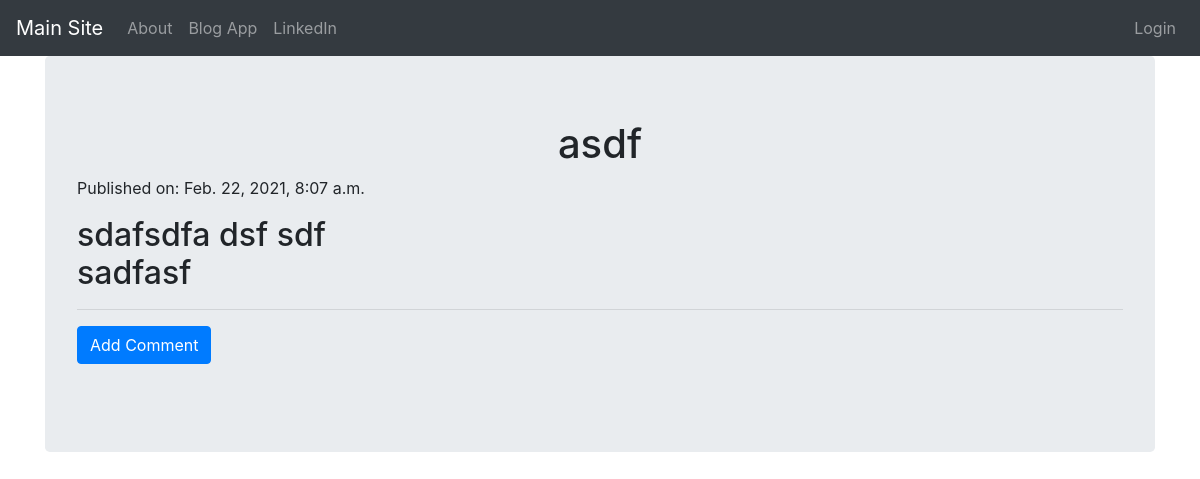
/post/10, run on the app's committed database.
### blog/models.py (models this page shows, shortened)
class Post(models.Model):
    author = models.ForeignKey('auth.User', on_delete=models.CASCADE)#Try other options for cascade
    title = models.CharField(max_length=200)
    text = models.TextField()
    creation_date = models.DateTimeField(default=timezone.now)
    publishion_date = models.DateTimeField(blank=True, null=True)#Its not necessary to publish post it
    def publish(self):
        self.publishion_date = timezone.now()
        self.save()

### blog/views.py (the view)
# urls.py: path('post/<int:pk>', views.PostDetailView.as_view(), name='post_detail'),
class PostDetailView(DetailView):
    model = Post

### blog/templates/blog/post_detail.html (shortened to what this page needs)
{% extends 'blog/base.html' %}
{% block content %}
  <h1 class="posttitle" align="center">{{post.title}}</h1>
  {% if post.publishion_date %}
    <div class="date postdate">
      <p>Published on: {{post.publishion_date}}</p>
    </div>
  {% else %}
    <a class="btn btn-default" href="{% url 'post_publish' pk=post.pk %}">Publish</a>
  {% endif %}
  <p class="postcontent">{{ post.text|safe|linebreaks }}</p>
  <hr>
  <a class="btn btn-primary" href="{% url 'add_comment_to_post' pk=post.pk %}">Add Comment</a>
  <div class="container">
    {% for comment in post.comments.all %}
      <br>
      {% empty %}
      <p>No comments</p>
    {% endfor %}
  </div>
{% endblock %}

### data on the page
Post: title "asdf", publishion_date "Feb. 22, 2021, 8:07 a.m.", text "sdafsdfa dsf sdf sadfasf"
